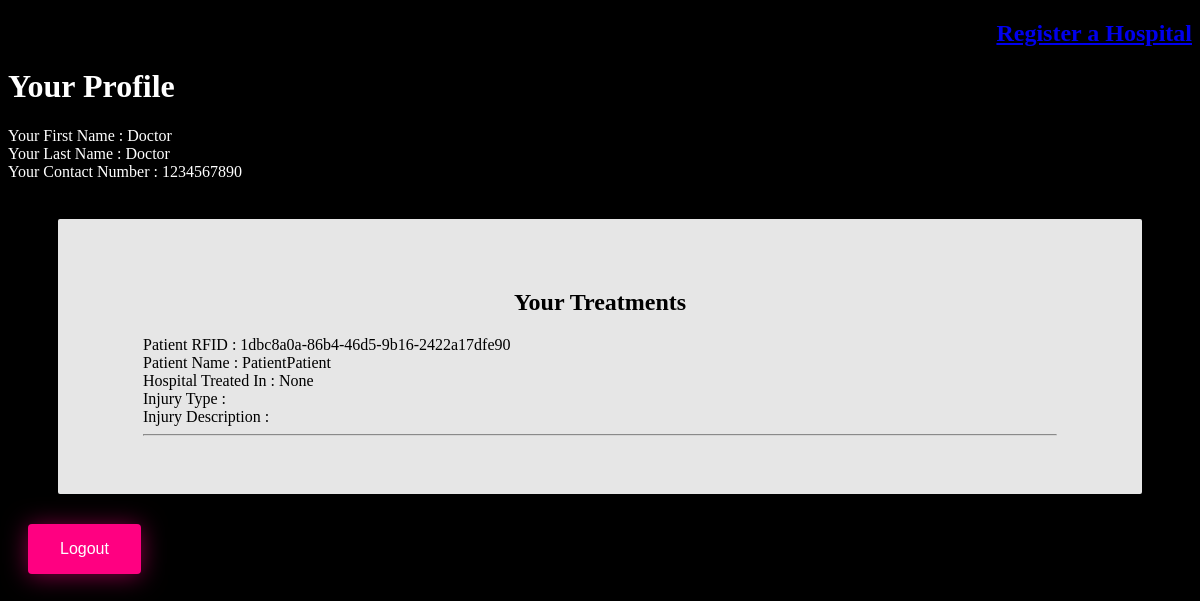
The page /doctorp/doctor/profile (signed in) on the database its author committed.
### accounts/models.py (models this page shows, shortened)
class Doctor(models.Model):
    user = models.OneToOneField(User, on_delete=models.CASCADE)
    first_name = models.CharField(max_length=30)
    last_name = models.CharField(max_length=30)
    contact_no = models.CharField(max_length=10)
    email_id = models.EmailField()

class Treatment(models.Model):
    image = models.ImageField()
    doctor = models.ForeignKey(Doctor, on_delete=models.CASCADE, blank=True,null=True)
    patient = models.ForeignKey(Patient, on_delete=models.CASCADE, blank=True,null=True)
    hospital = models.ForeignKey(Hospital, on_delete=models.CASCADE, blank=True,null=True)
    injury_type = models.CharField(max_length=20,blank=True)
    injury_description = models.CharField(max_length=200,blank=True)

class Patient(models.Model):
    user = models.OneToOneField(User, on_delete=models.CASCADE)
    first_name = models.CharField(max_length=30)
    last_name = models.CharField(max_length=30)
    contact_no = models.CharField(max_length=10)
    email_id = models.EmailField()
    uid = models.UUIDField(unique=True, default=uuid.uuid4)
    emergency_contact_no = models.CharField(max_length=10)
    address = models.CharField(max_length=200)
    def __str__(self):
        return self.first_name + self.last_name

### doctors_p/views.py (the view)
# urls.py: path('doctor/profile', views.docp,name='dprof'),
def docp(request):
    doctor = Doctor.objects.get(user=request.user)
    treatment = Treatment.objects.filter(doctor=doctor)
    return render(request, 'doctors_p/doctorprofile.html', {'doctor': doctor, 'treatments': treatment})

### doctors_p/templates/doctors_p/doctorprofile.html (shortened to what this page needs)
<!DOCTYPE html>
<html lang="en">
<head>
</head>
<body>
{% if user.is_authenticated %}
                <h2 style="text-color:white;" align="right"><a href="{% url 'accounts:hreg'%}">Register a Hospital</a></h2>
<h1> Your Profile</h1>
        <form class="logout" action="{% url 'accounts:logout'%}" method="POST">
           Your First Name : {{doctor.first_name}}<br>
           Your Last Name : {{doctor.last_name}}<br>
           Your Contact Number : {{doctor.contact_no}}<br>
        <br>
        <div class="container">
        <h2 align="center">Your Treatments</h2>
        {% for treat in treatments %}
        Patient RFID : {{treat.patient.uid}}<br>
        Patient Name : {{treat.patient}}<br>
        Hospital Treated In : {{treat.hospital}}<br>
        Injury Type : {{treat.injury_type}}<br>
        Injury Description : {{treat.injury_description}}<br>
        <hr>
        {%endfor%}
        </div>
        <button class="bubbly-button" type="submit"> Logout</button>
        {% endif %}
        </form>
</body>
</html>

### doctors_p/templates/doctors_p/doctorprofile.html (style rules this page uses)
body { background:black; color: #fff; }
.container { margin-top: 20px; margin-left: 50px; margin-right: 50px; color: black; background: #fff; border-radius: 2px; padding: 50px 85px; opacity: 0.9; }
.bubbly-button { font-family: 'Helvetica', 'Arial', sans-serif; display: inline-block; font-size: 1em; padding: 1em 2em; margin-top: 30px; margin-left: 20px; margin-bottom: 60px; -webkit-appearance: none; appearance: none; background-color: #ff0081; color: #fff; border-radius: 4px; border: none; cursor: pointer; position: relative; transition: transform ease-in 0.1s, box-shadow ease-in 0.25s; box-shadow: 0 2px 25px rgba(255, 0, 130, 0.5); }
.bubbly-button:before, .bubbly-button:after { position: absolute; content: ''; display: block; width: 140%; height: 100%; left: -20%; z-index: -1000; transition: all ease-in-out 0.5s; background-repeat: no-repeat; }
.bubbly-button:before { display: none; top: -75%; background-image: radial-gradient(circle, #ff0081 20%, transparent 20%), radial-gradient(circle, transparent 20%, #ff0081 20%, transparent 30%), radial-gradient(circle, #ff0081 20%, transparent 20%), radial-gradient(circle, #ff0081 20%, transparent 20%), radial-gradient(circle, transparent 10%, #ff0081 15%, transparent 20%), radial-gradient(circle, #ff0081 20%, transparent 20%), radial-gradient(circle, #ff0081 20%, transparent 20%), radial-gradient(circle, #ff0081 20%, transparent 20%), radial-gradient(circle, #ff0081 20%, transparent 20%); background-size: 10% 10%, 20% 20%, 15% 15%, 20% 20%, 18% 18%, 10% 10%, 15% 15%, 10% 10%, 18% 18%; }
.bubbly-button:after { display: none; bottom: -75%; background-image: radial-gradient(circle, #ff0081 20%, transparent 20%), radial-gradient(circle, #ff0081 20%, transparent 20%), radial-gradient(circle, transparent 10%, #ff0081 15%, transparent 20%), radial-gradient(circle, #ff0081 20%, transparent 20%), radial-gradient(circle, #ff0081 20%, transparent 20%), radial-gradient(circle, #ff0081 20%, transparent 20%), radial-gradient(circle, #ff0081 20%, transparent 20%); background-size: 15% 15%, 20% 20%, 18% 18%, 20% 20%, 15% 15%, 10% 10%, 20% 20%; }

### rows shown on the page
Doctor: first_name "Doctor", last_name "Doctor", contact_no "1234567890"
Treatment: patient.uid "1dbc8a0a-86b4-46d5-9b16-2422a17dfe90", patient "PatientPatient", hospital "None"
